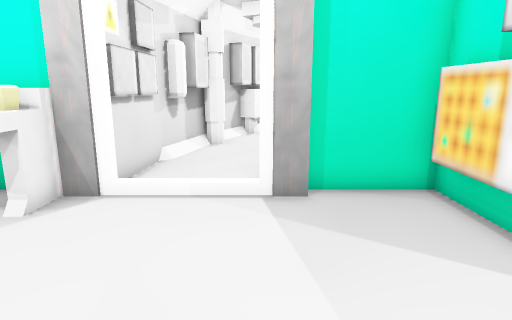
view 1 (above)

18 first-person views from a walk through a 3-D level made in the Unity game engine. The camera is 1.2 m above the floor, tilts 12° down and sees 75° across. The floor is counted in squares, 0.5 m on a side. Each view is taken from the middle of a square. On the plan, view 1 faces up. The plan holds only what a view shows up to about 20 squares ahead; the rest is blank. The place goes on beyond the plan. The player is left out. Some animated figures are left out. Door leaves are left out, so doorways stand open.

view 2
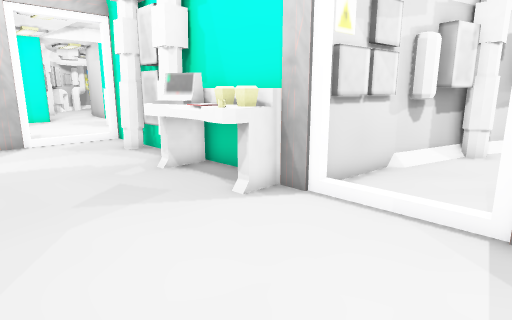

view 3
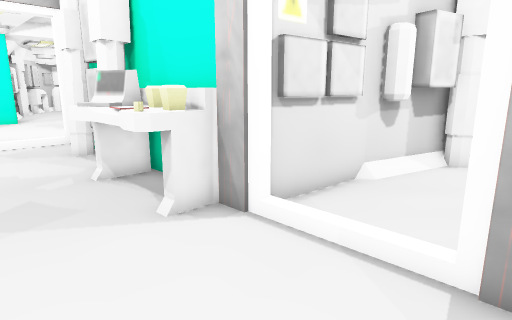

view 4
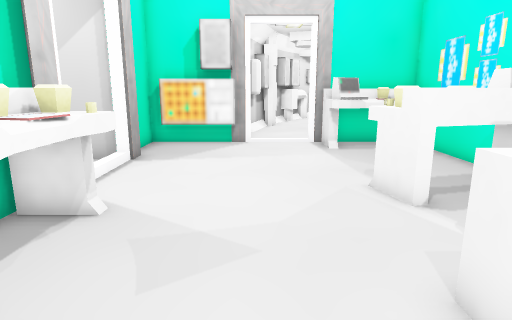

view 5
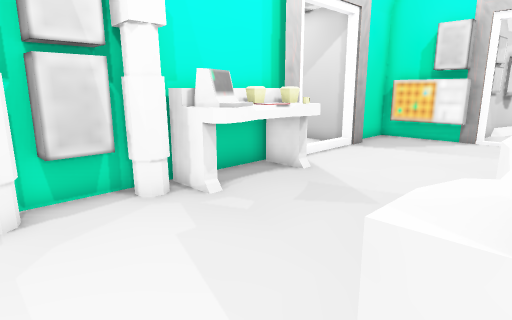

view 6
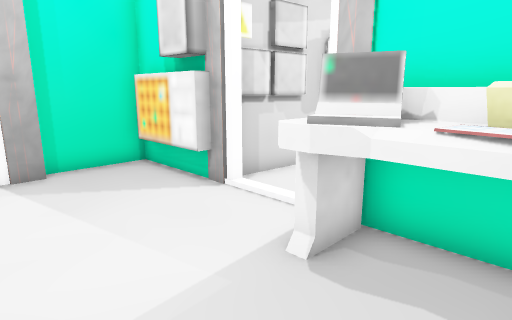

view 7
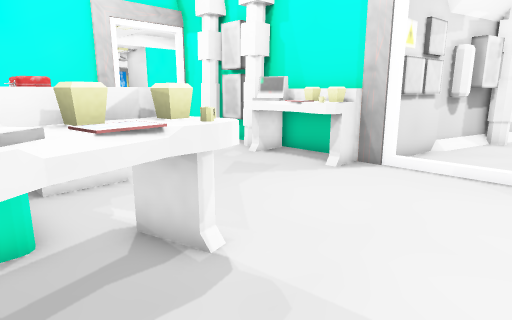

view 8
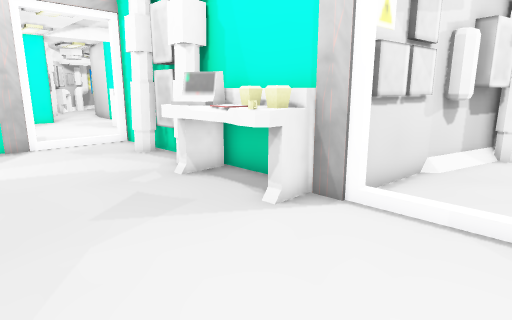

view 9
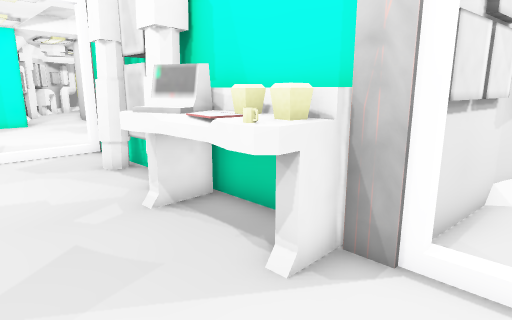

view 10
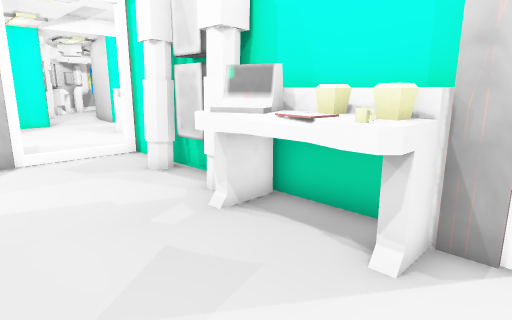

view 11
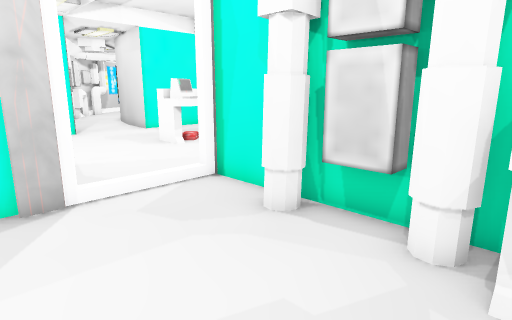

view 12
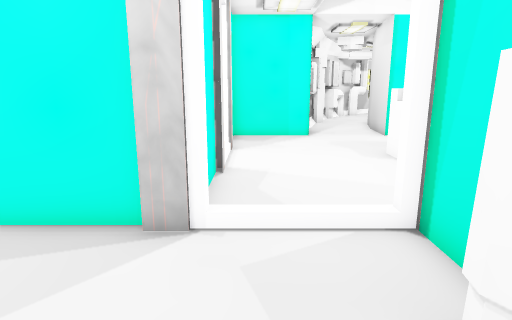

view 13
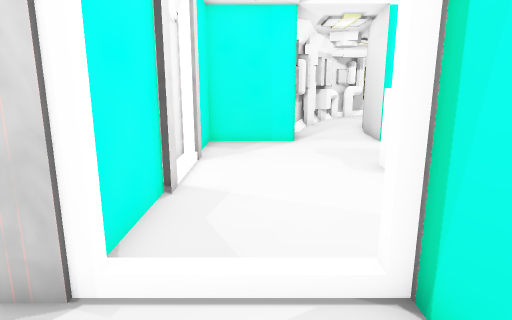

view 14
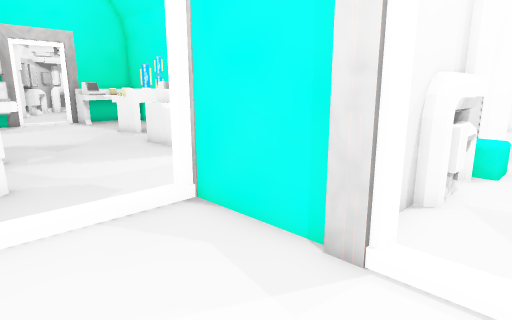

view 15
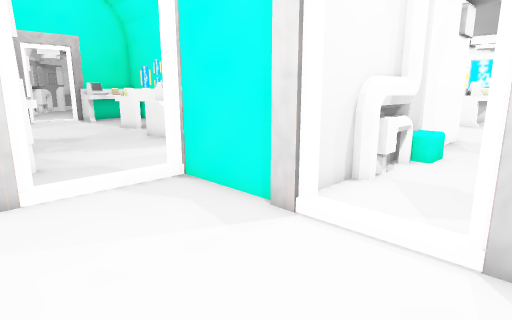

view 16
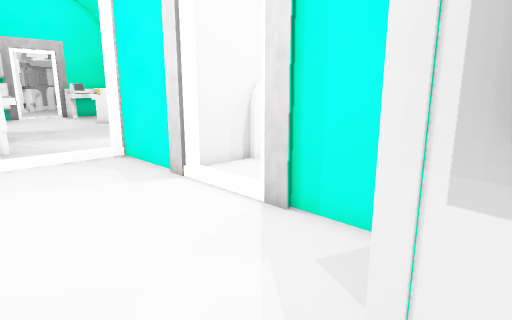

view 17
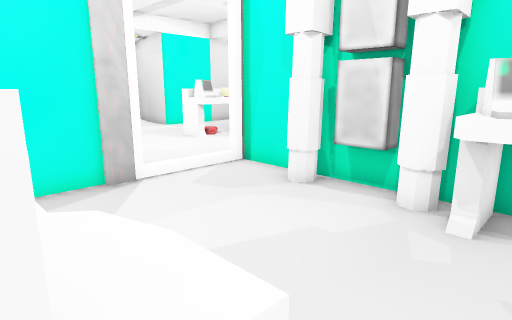

view 18
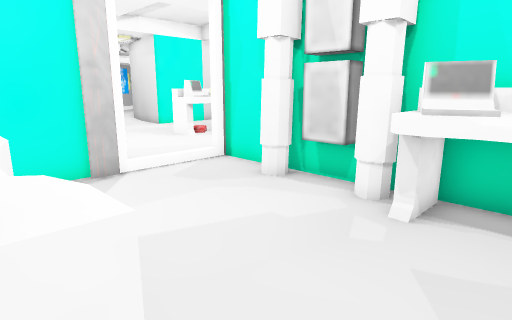

### Floor plan
Points are (right, up) in squares from view 1. A wall is a line through its corners. A room is listed if a view was taken in it or the views show most of it. See-through windows are left out.
Room 1 (views 1, 2, 3, 4, 5, 6, 7, 8, 9, 10, 11, 12, 13, 17, 18)
walls: (-3.6, 7.8) (-15.5, 7.8); (-10.1, 7.9) (-10.1, 7.2) (-11.4, 7.2) (-11.4, 7.9); (-1.4, -4.2) (4.4, -4.2) (4.4, -3.4); (0.5, 7.4) (0.1, 7.4); (1.2, 7.2) (0.4, 7.2); (-15.4, 4) (-15.4, 3); (-15.6, 4.2) (-15.6, -0.6); (4.4, 3.1) (4.4, 5.5); (4.4, 4) (3.7, 4) (3.7, 5.4); (4.4, 7.4) (4.4, 7.8) (0.4, 7.8)
ways out: open door at (-16, 6) to room 2; open door at (-1.7, 7.6); open door at (4.6, 1.8)
objects: other object (-13, 7) to (-12, 7); table (-12, -1) to (-8, 1); other object (-9, 7); table (-8, 6) to (-4, 7); machine (-5, -2); table (-4, -4) to (-2, 0); table (2, -4) to (4, 0); desk (4, 6) to (4, 7)
Room 2 (views 14, 15, 16)
walls: (-20.3, 4) (-19.4, 4); (-24, 4) (-23, 4); (-19.6, 3.8) (-15.8, 3.8); (-27.6, 7.5) (-27.6, 3.8) (-23.6, 3.8); (-27.4, 11.8) (-28.6, 11.9); (-15.8, 7.4) (-15.8, 8.1); (-27.6, 12.8) (-27.6, 11.8)
ways out: open door at (-16, 6) to room 1; open door at (-22, 4)
objects: other object (-28, 8); table (-22, 10) to (-21, 12)

Where each view was taken, in squares from view 1:
view 1: 0 up, 0 right, facing up
view 2: 1 up, 1 right, facing up-left
view 3: 3 up, 1 right, facing up-left
view 4: 3 up, 11 left, facing right
view 5: 0 up, 13 left, facing up-right
view 6: 3 down, 1 left, facing up-right
view 7: 3 down, 1 right, facing up-left
view 8: 1 up, 0 right, facing up-left
view 9: 3 up, 2 left, facing up-left
view 10: 2 up, 3 left, facing up-left
view 11: 2 up, 8 left, facing up-left
view 12: 5 up, 10 left, facing left
view 13: 6 up, 12 left, facing left
view 14: 8 up, 22 left, facing down-right
view 15: 9 up, 24 left, facing down-right
view 16: 9 up, 28 left, facing down-right
view 17: 0 up, 7 left, facing up-left
view 18: 0 up, 6 left, facing up-left
